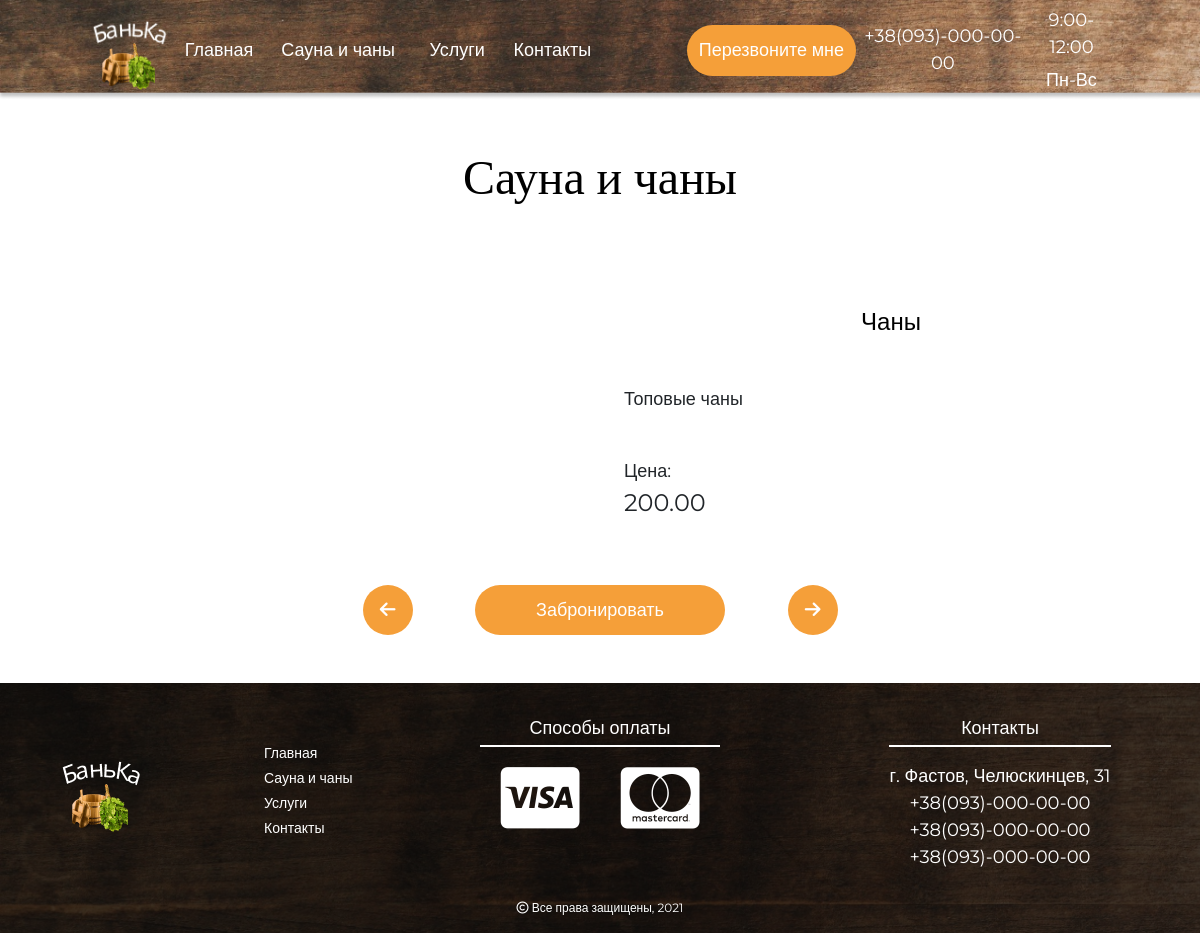
The page /gallery/vat/ on the database its author committed.
### gallery/models.py (models this page shows, shortened)
class Gallery(models.Model):
    def get_file_name(self, filename):
        ext = filename.strip().split('.')[-1]
        filename = f'{uuid4()}.{ext}'
        return path.join('images/Gallery', filename)
    photo = models.ImageField(upload_to=get_file_name)
    is_visible = models.BooleanField(default=True)
    is_sauna = models.BooleanField(default=False)
    is_vat = models.BooleanField(default=False)

class Category(models.Model):
    title = models.CharField(unique=True, max_length=50)
    description = models.CharField(max_length=150, unique=True)
    price = models.DecimalField(max_digits=8, decimal_places=2)
    is_visible = models.BooleanField(default=True)
    is_sauna = models.BooleanField(default=False)
    is_vat = models.BooleanField(default=False)

### gallery/views.py (the view)
# urls.py: path('vat/', vat_views),
def vat_views(request):
    category = Category.objects.filter(is_visible=True).filter(is_vat=True)
    gallery = Gallery.objects.filter(is_visible=True).filter(is_vat=True)
    return render(request, 'gallery_vat.html', context={'category': category, 'gallery': gallery,})

### gallery/templates/gallery_vat.html (shortened to what this page needs)
{% extends 'base.html' %}
{% block content %}
    <section class="gallery container">
        <h2 class="title">Сауна и чаны</h2>
        <div class="gallery-content">
            {% for item in gallery %}
                {% if forloop.first %}
                    <div class="gallery-img" id="show-popup">
                        <div class="show-popup">
                            <i class="fas fa-search"></i>
                        </div>
                    </div>
                {% endif %}
            {% endfor %}
            {% for item in category %}
                <div class="gallery-description">
                    <h4 class="title">{{ item.title }}</h4>
                    <p class="text">{{ item.description }}</p>
                    <div class="price">
                        <p class="price-title">Цена: </p>
                        <p class="price-text">{{ item.price }}</p>
                    </div>
                </div>
            {% endfor %}
        </div>
        <div class="gallery-buttons">
            <button class="btn"><i class="fas fa-arrow-left"></i></button>
            <button class="btn">Забронировать</button>
            <button class="btn"><i class="fas fa-arrow-right"></i></button>
        </div>
    </section>
{% endblock %}

### static/style/style.css (style rules this page uses)
* { margin: 0; padding: 0; }
body { font-size: 18px; font-weight: 400; font-family: Montserrat, sans-serif; }
h2 { font-size: 48px; font-family: "Caveat", cursive; }
h4 { font-size: 24px; }
.container { width: 1440px; margin: auto; }

### static/style/section-gallery/section-gallery.css (style rules this page uses)
section.gallery .title { text-align: center; margin: 50px auto; color: black; }
section.gallery .gallery-content { display: grid; grid-template-columns: repeat(2, 1fr); grid-gap: 3rem; position: relative; }
section.gallery .gallery-content .gallery-img { position: relative; }
section.gallery .gallery-content .gallery-img .show-popup { position: absolute; top: 42%; left: 43%; width: 45px; height: 45px; z-index: 5; }
section.gallery .gallery-content .gallery-img .show-popup i.fas.fa-search { font-size: 100px; color: white; opacity: 0.5; }
section.gallery .gallery-content .gallery-description .text { margin: 45px 0; }
section.gallery .gallery-content .gallery-description .price .price-title { margin: 0; }
section.gallery .gallery-content .gallery-description .price .price-text { font-size: 24px; }
section.gallery .gallery-buttons { display: grid; grid-template-columns: repeat(3, 1fr); width: 600px; margin: 3rem auto; }
section.gallery .gallery-buttons .btn { display: block; padding: 0 0; margin: auto; font-size: 18px; color: white; background: #F59F39; border: none; border-radius: 90px; transition: background-color 0.3s; width: 50px; height: 50px; }
section.gallery .gallery-buttons .btn:nth-child(2) { display: block; padding: 0 0; margin: auto; font-size: 18px; color: white; background: #F59F39; border: none; border-radius: 90px; transition: background-color 0.3s; width: 250px; height: 50px; }

### rows shown on the page
Category: title "Чаны", description "Топовые чаны", price "200.00"
